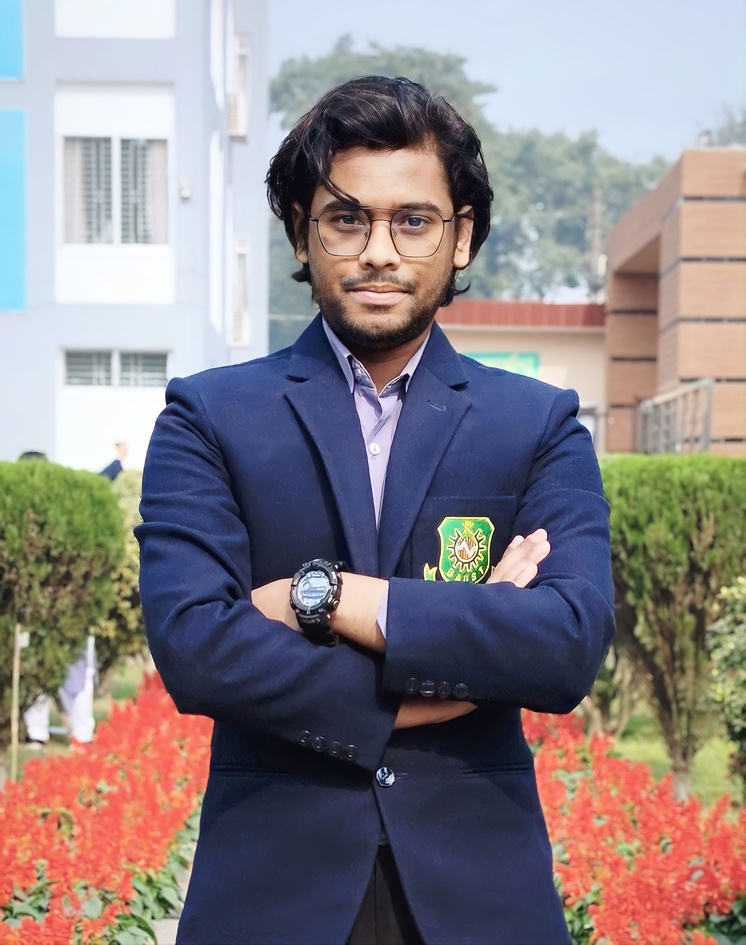
#> input picture 1707123396082.jpg, 746 x 945 px, shrunk from 2612 x 3309 before the run
$ jupyter execute Digital_Image_Processing_Lab_Final_Code.ipynb
#> lines starting #> are read from the running program, lines starting #| are printed output that depends on the picture
[cell 1]
from google.colab import files
import cv2
import matplotlib.pyplot as plt

# Upload image
uploaded = files.upload()
#> the answer given: 1707123396082.jpg
filename = list(uploaded.keys())[0]

# Read as grayscale
img = cv2.imread(filename, 0)
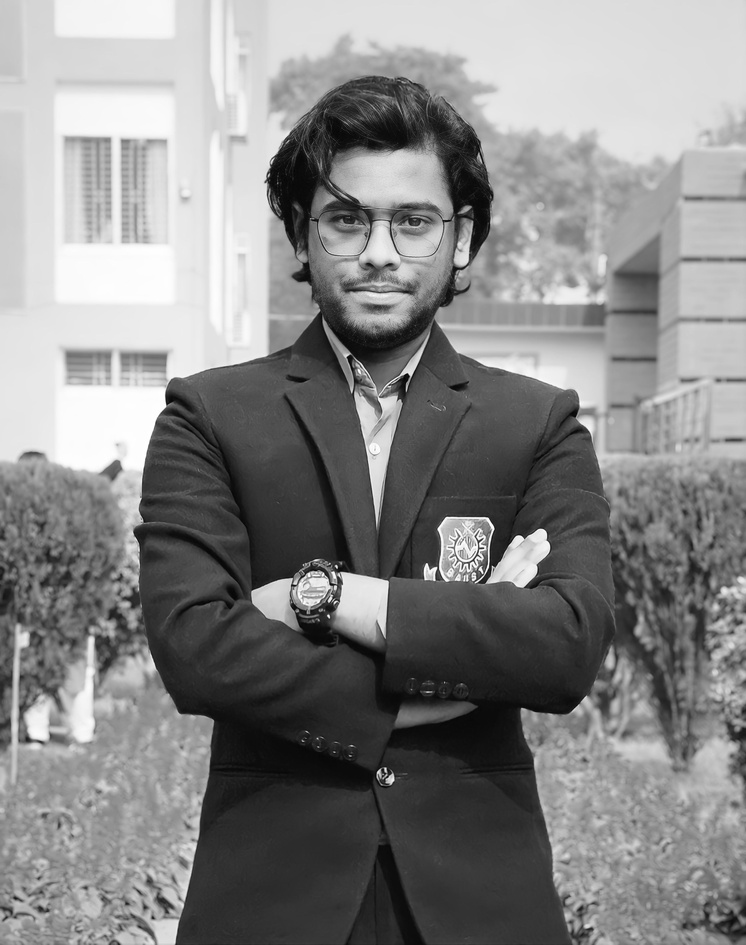
#> img: shape (945, 746); min 0, max 255, mean 134

# Contrast adjustment (you can change alpha)
alpha = 1.5
beta = 0

contrast_img = cv2.convertScaleAbs(img, alpha=alpha, beta=beta)
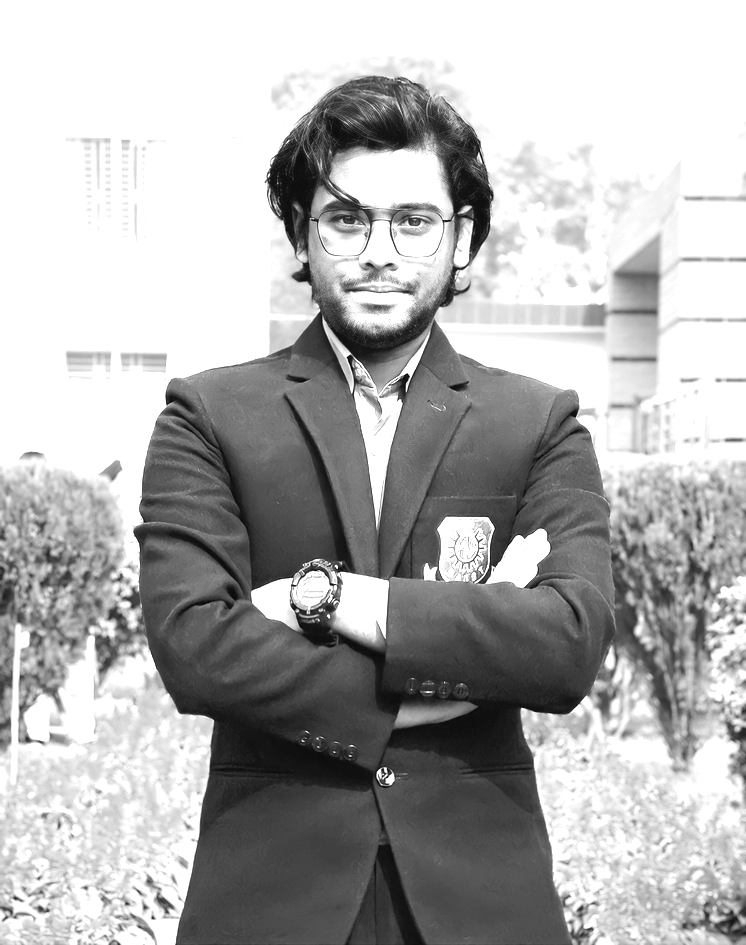
#> contrast_img: shape (945, 746); min 0, max 255, mean 177

# Show both images
plt.figure(figsize=(10,5))
plt.subplot(1,2,1)
plt.imshow(img, cmap='gray')
plt.title("Original")
plt.axis('off')

plt.subplot(1,2,2)
plt.imshow(contrast_img, cmap='gray')
plt.title("Contrast Adjusted")
plt.axis('off')
plt.show()
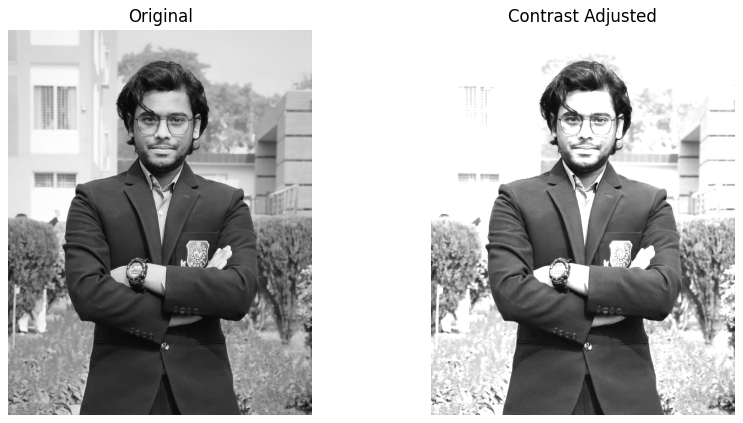
#> figure drawn by matplotlib, 2 panels

[cell 2]
import matplotlib.pyplot as plt

plt.figure(figsize=(10,5))

plt.subplot(1, 2, 1)
plt.imshow(img, cmap='gray')
plt.title("Original Image")
plt.axis('off')

plt.subplot(1, 2, 2)
plt.imshow(contrast_img, cmap='gray')
plt.title("Contrast Adjusted")
plt.axis('off')

plt.show()

[cell 3]
import matplotlib.pyplot as plt

plt.figure(figsize=(10,5))

# Histogram Original
plt.subplot(1, 2, 1)
plt.hist(img.ravel(), bins=256, color='black')
plt.title("Histogram (Original)")

# Histogram Contrast Adjusted
plt.subplot(1, 2, 2)
plt.hist(contrast_img.ravel(), bins=256, color='black')
plt.title("Histogram (Contrast Adjusted)")

plt.show()
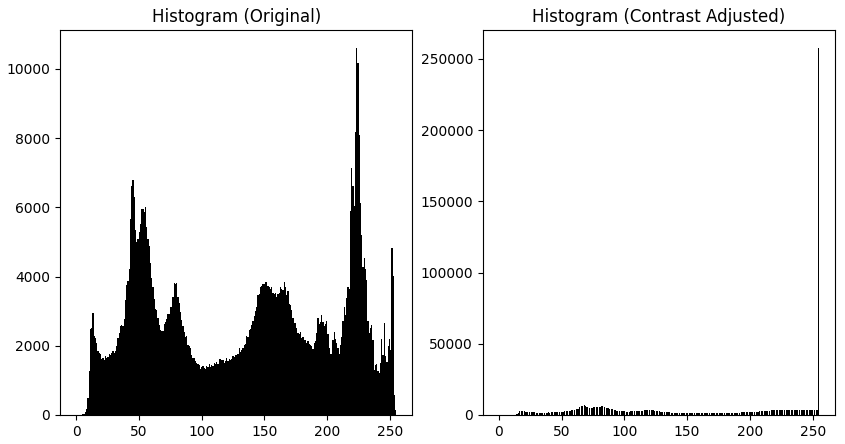
#> figure drawn by matplotlib, 2 panels; panel 1: tallest bar 10593 high, from x = 223.1 to 224.1; panel 2: tallest bar 257385 high, from x = 254 to 255
